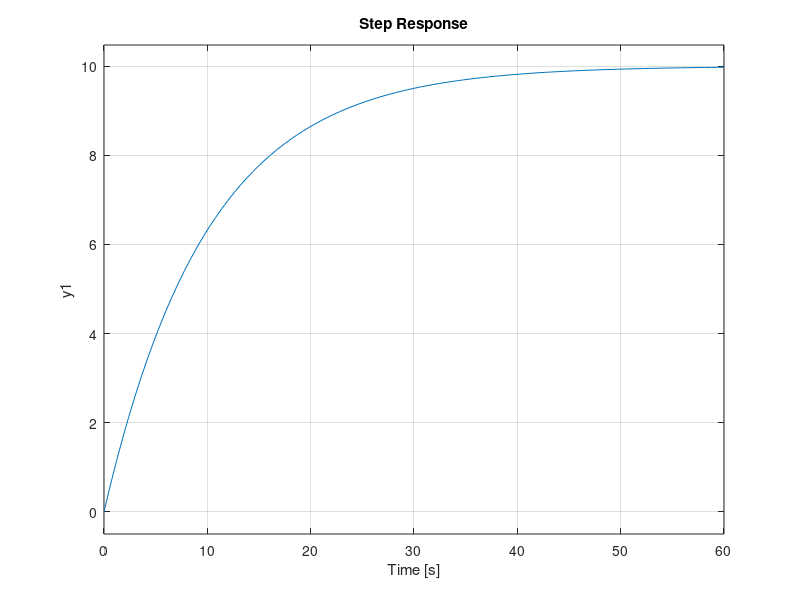
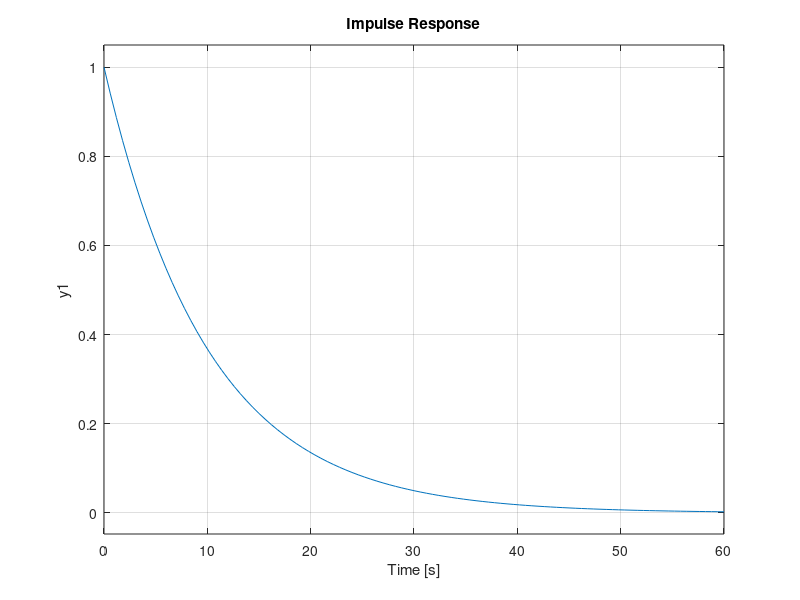
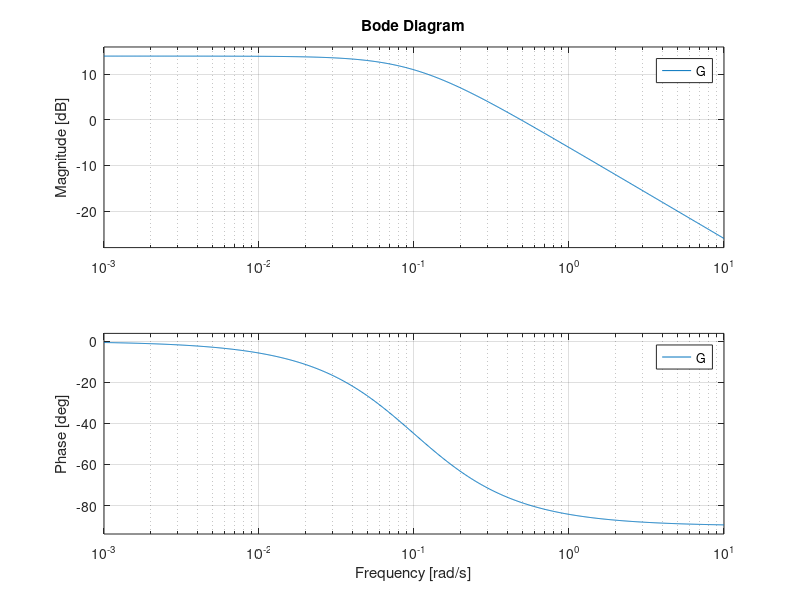
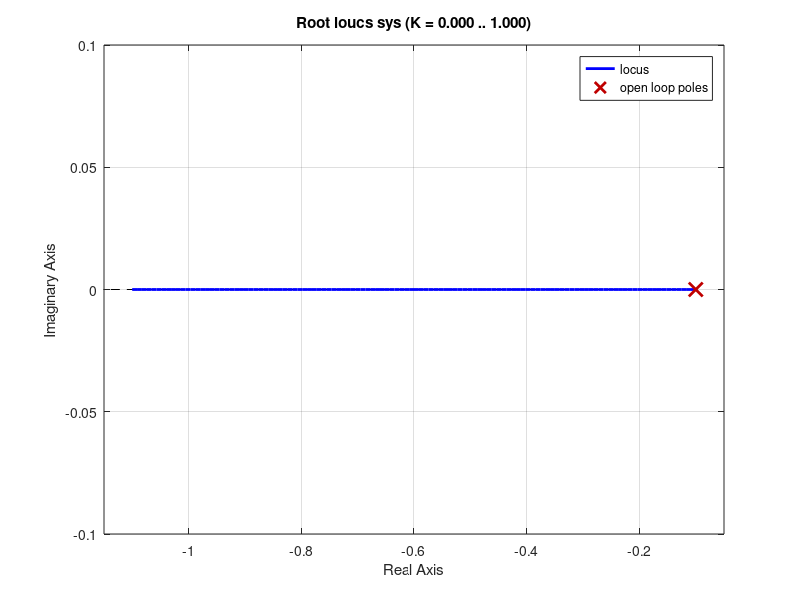

Reproduce these figures in MATLAB, in order.
%This is a tutorial covering basics of Control System Toolbox on Matlab for
%the course EE 650 : Modern Control Theory
%Author : Varun Pawar
%Email : varunpwr897@gmail.com

%% #1. Analysis of First order system 
k = 5;
tc = 10;
u = 2;
s = tf('s');
G = k/(tc*s+1);
sys = u * G;
figure('Name','Step response')
step(sys);%step response
figure('Name','Impulse response')
impulse(sys);%impulse response
figure('Name','Bode plot')
bode(G);%Bode plot
figure('Name','Root Locus')
rlocus(sys)%root locus

%% #2. Analysis of Second order system 
k = 1;
wn = 10;
zeta = 0.2;

s = tf('s');
sys1 = k*wn^2/(s^2 + 2*zeta*wn*s + wn^2);
figure('Name','Pole Zero map')
pzmap(sys1);
axis([-3 1 -15 15]);
figure('Name','Step response')
step(sys1),%step response
axis([0 3 0 2])